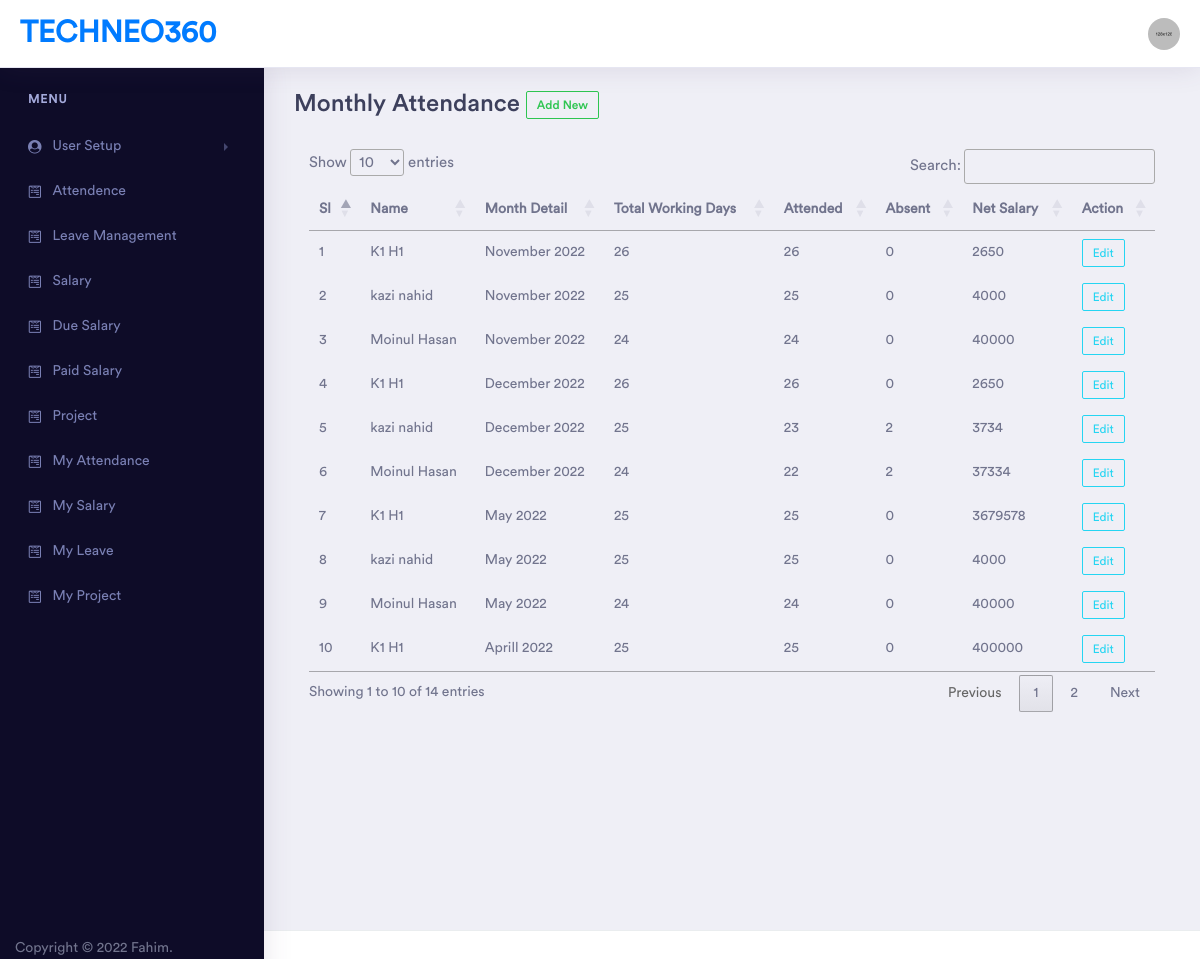
/attendence.php (signed in), run on the app's committed database.
### tables this page shows
CREATE TABLE `users` (
  `id` int(11) NOT NULL,
  `first_name` varchar(128) NOT NULL,
  `last_name` varchar(128) NOT NULL,
  `phone_number` varchar(128) NOT NULL,
  `username` varchar(128) NOT NULL,
  `email` varchar(128) NOT NULL,
  `password` varchar(128) NOT NULL,
  `created_at` datetime DEFAULT NULL,
  `updated_at` datetime DEFAULT current_timestamp(),
  `role` varchar(128) NOT NULL DEFAULT 'employee',
  `address` text DEFAULT NULL
);

CREATE TABLE `attendence` (
  `id` int(11) NOT NULL,
  `employee_id` int(11) NOT NULL,
  `month` varchar(255) NOT NULL,
  `year` varchar(255) NOT NULL,
  `working_day` int(11) NOT NULL,
  `absent` int(11) NOT NULL,
  `total_salary` int(11) NOT NULL,
  `attended` int(11) NOT NULL,
  `bonus` int(11) NOT NULL,
  `is_paid` int(11) NOT NULL DEFAULT 0,
  `provident_fund` int(11) NOT NULL,
  `professional_tax` int(11) NOT NULL
);

### attendence.php (the view, shortened to what this page needs)
<?php
if (isset($_SESSION['access'])) {
    $user_level = $_SESSION['level'];
    include 'partials/connection.php';
    include 'partials/header.php';
    include 'partials/sidebar.php';
    if ($user_level != 'employee') {
?>
        <div class="dashboard-wrapper">
            <div class="dashboard-ecommerce">
                <div class="container-fluid dashboard-content ">
                    <div class="row">
                        <div class="col-xl-12 col-lg-12 col-md-12 col-sm-12 col-12">
                            <div class="page-header">
                                <h1 class="pageheader-title">Monthly Attendance
                                    <span>
                                        <a href="create_attendance.php" class="btn btn-xs btn-outline-success">Add New</a>
                                    </span>
                                </h1>
                            </div>
                            <div class="container">
                                <table id="myTable">
                                    <thead>
                                        <tr>
                                            <th>Sl</th>
                                            <th>Name</th>
                                            <th>Month Detail</th>
                                            <th>Total Working Days</th>
                                            <th>Attended</th>
                                            <th>Absent</th>
                                            <th>Net Salary</th>
                                            <th>Action</th>
                                        </tr>
                                    </thead>
                                    <tbody>
                                        <?php
                                        $sl = 1;
                                        $attendance_info = mysqli_query($conn, "SELECT users.*,attendence.*,users.id as user_id FROM users INNER JOIN attendence ON attendence.employee_id = users.id ORDER BY attendence.id DESC");
                                        while ($fetch = mysqli_fetch_assoc($attendance_info)) {
                                            $full_name = $fetch['first_name'] . ' ' . $fetch['last_name'];
                                            $month = "";
                                            if ($fetch['month'] == '01') {
                                                $month = "January " . $fetch['year'];
                                            } elseif ($fetch['month'] == '02') {
                                                $month = "February " . $fetch['year'];
                                            } elseif ($fetch['month'] == '03') {
                                                $month = "March " . $fetch['year'];
                                            } elseif ($fetch['month'] == '04') {
                                                $month = "Aprill " . $fetch['year'];
                                            } elseif ($fetch['month'] == '05') {
                                                $month = "May " . $fetch['year'];
                                            } elseif ($fetch['month'] == '06') {
                                                $month = "June " . $fetch['year'];
                                            } elseif ($fetch['month'] == '07') {
                                                $month = "July " . $fetch['year'];
                                            } elseif ($fetch['month'] == '08') {
                                                $month = "August " . $fetch['year'];
                                            } elseif ($fetch['month'] == '09') {
                                                $month = "September " . $fetch['year'];
                                            } elseif ($fetch['month'] == '10') {
                                                $month = "October " . $fetch['year'];
                                            } elseif ($fetch['month'] == '11') {
                                                $month = "November " . $fetch['year'];
                                            } else {
                                                $month = "December " . $fetch['year'];
                                            }
                                        ?>
                                            <tr>
                                                <td><?= $sl ?></td>
                                                <td><?= $full_name ?></td>
                                                <td><?= $month ?></td>
                                                <td><?= $fetch['working_day'] ?></td>
                                                <td><?= $fetch['attended'] ?></td>
                                                <td><?= $fetch['absent'] ?></td>
                                                <td><?= $fetch['total_salary'] - $fetch['provident_fund'] - $fetch['professional_tax'] ?></td>
                                                <td><a href="edit_attendance.php?id=<?= $fetch['id'] ?>" class="btn btn-xs btn-outline-info">Edit</a></td>
                                            </tr>
                                        <?php $sl++;
                                        } ?>
                                    </tbody>
                                </table>
                            </div>
                        </div>
                    </div>
                </div>
            </div>
        </div>
        </div>
    <?php
        include 'partials/footer.php';
    }
    ?>
    </body>
    </html>
<?php
} else {
    echo "<script>document.location.href='login.php';</script>";
}
?>

### partials/header.php (shortened to what this page needs)
<!doctype html>
<html lang="en">
<head>
    <link rel="stylesheet" href="assets/vendor/bootstrap/css/bootstrap.min.css">
    <link href="assets/vendor/fonts/circular-std/style.css" rel="stylesheet">
    <link rel="stylesheet" href="assets/libs/css/style.css">
    <link rel="stylesheet" href="assets/vendor/fonts/fontawesome/css/fontawesome-all.css">
    <link rel="stylesheet" href="assets/vendor/charts/chartist-bundle/chartist.css">
    <link rel="stylesheet" href="assets/vendor/charts/morris-bundle/morris.css">
    <link rel="stylesheet" href="assets/vendor/fonts/material-design-iconic-font/css/materialdesignicons.min.css">
    <link rel="stylesheet" href="assets/vendor/charts/c3charts/c3.css">
    <link rel="stylesheet" href="assets/vendor/fonts/flag-icon-css/flag-icon.min.css">
    <link rel="stylesheet" type="text/css" href="//cdn.datatables.net/1.11.4/css/jquery.dataTables.min.css">
</head>

### partials/sidebar.php (shortened to what this page needs)
<body>
    <div class="dashboard-main-wrapper">
        <div class="dashboard-header">
            <nav class="navbar navbar-expand-lg bg-white fixed-top">
                <a class="navbar-brand" href="dashboard.php">
                    Techneo360
                </a>
                <div class="collapse navbar-collapse " id="navbarSupportedContent">
                    <ul class="navbar-nav ml-auto navbar-right-top">
                        <li class="nav-item dropdown nav-user">
                            <a class="nav-link nav-user-img" href="#" id="navbarDropdownMenuLink2" data-toggle="dropdown" aria-haspopup="true" aria-expanded="false"><img src="assets/images/avatar-1.jpg" alt="" class="user-avatar-md rounded-circle"></a>
                        </li>
                    </ul>
                </div>
            </nav>
        </div>
        <div class="nav-left-sidebar sidebar-dark">
            <div class="menu-list">
                <nav class="navbar navbar-expand-lg navbar-light">
                    <div class="collapse navbar-collapse" id="navbarNav">
                        <ul class="navbar-nav flex-column">
                            <li class="nav-divider">
                                Menu
                            </li>
                            <?php if ($user_level == 'admin' || $user_level == 'manager') { ?>
                                <li class="nav-item ">
                                    <a class="nav-link" href="#" data-toggle="collapse" aria-expanded="false" data-target="#submenu-1" aria-controls="submenu-1"><i class="fa fa-fw fa-user-circle"></i>User Setup<span class="badge badge-success">6</span></a>
                                </li>
                                <li class="nav-item ">
                                    <a class="nav-link" href="attendence.php" aria-controls="submenu-4"><i class="fab fa-fw fa-wpforms"></i>Attendence</a>
                                </li>
                                <li class="nav-item ">
                                    <a class="nav-link" href="leave.php" aria-controls="submenu-6"><i class="fab fa-fw fa-wpforms"></i>Leave Management</a>
                                </li>
                                <li class="nav-item ">
                                    <a class="nav-link" href="salary.php" aria-controls="submenu-5"><i class="fab fa-fw fa-wpforms"></i>Salary</a>
                                </li>
                                <li class="nav-item ">
                                    <a class="nav-link" href="due_salary.php" aria-controls="submenu-6"><i class="fab fa-fw fa-wpforms"></i>Due Salary</a>
                                </li>
                                <li class="nav-item ">
                                    <a class="nav-link" href="paid_salary.php" aria-controls="submenu-7"><i class="fab fa-fw fa-wpforms"></i>Paid Salary</a>
                                </li>
                                <li class="nav-item ">
                                    <a class="nav-link" href="project.php" aria-controls="submenu-8"><i class="fab fa-fw fa-wpforms"></i>Project</a>
                                </li>
                            <?php
                            }
                            ?>
                            <li class="nav-item ">
                                <a class="nav-link" href="my_attendence.php" aria-controls="submenu-9"><i class="fab fa-fw fa-wpforms"></i>My Attendance</a>
                            </li>
                            <li class="nav-item ">
                                <a class="nav-link" href="my_salary.php" aria-controls="submenu-10"><i class="fab fa-fw fa-wpforms"></i>My Salary</a>
                            </li>
                            <li class="nav-item ">
                                <a class="nav-link" href="my_leave.php" aria-controls="submenu-11"><i class="fab fa-fw fa-wpforms"></i>My Leave</a>
                            </li>
                            <li class="nav-item ">
                                <a class="nav-link" href="my_project.php" aria-controls="submenu-12"><i class="fab fa-fw fa-wpforms"></i>My Project</a>
                            </li>
                        </ul>
                    </div>
                </nav>
            </div>
        </div>

### partials/footer.php (shortened to what this page needs)
<div class="footer">
        <div style="position: fixed;bottom: 0;left: 0;" class="col-xl-12 col-lg-12 col-md-12 col-sm-12 col-12">
            Copyright © 2022 Fahim.
        </div>
</div>

### data on the page
users: full_name "K1 H1", attendence.year "November 2022", attendence.working_day "26", attendence.attended "26", attendence.absent "0", attendence.total_salary+provident_fund+professional_tax "2650", attendence.year "December 2022", attendence.year "May 2022", attendence.working_day "25", attendence.attended "25", attendence.total_salary "3679578", attendence.year "Aprill 2022", attendence.total_salary "400000"
users: full_name "kazi nahid", attendence.year "November 2022", attendence.working_day "25", attendence.attended "25", attendence.absent "0", attendence.total_salary "4000", attendence.year "December 2022", attendence.attended "23", attendence.absent "2", attendence.total_salary "3734", attendence.year "May 2022"
users: full_name "Moinul Hasan", attendence.year "November 2022", attendence.working_day "24", attendence.attended "24", attendence.absent "0", attendence.total_salary "40000", attendence.year "December 2022", attendence.attended "22", attendence.absent "2", attendence.total_salary "37334", attendence.year "May 2022"
